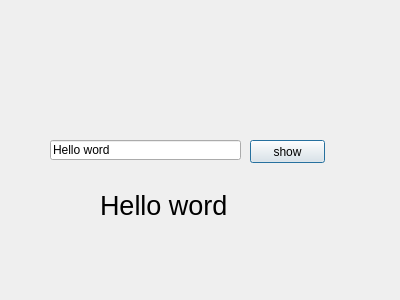
<?xml version="1.0" encoding="UTF-8"?>
<ui version="4.0">
 <class>Dialog</class>
 <widget class="QDialog" name="Dialog">
  <property name="geometry">
   <rect>
    <x>0</x>
    <y>0</y>
    <width>400</width>
    <height>300</height>
   </rect>
  </property>
  <property name="windowTitle">
   <string>Dialog</string>
  </property>
  <widget class="QPushButton" name="pushButton">
   <property name="geometry">
    <rect>
     <x>250</x>
     <y>140</y>
     <width>75</width>
     <height>23</height>
    </rect>
   </property>
   <property name="text">
    <string>show</string>
   </property>
  </widget>
  <widget class="QLineEdit" name="lineEdit">
   <property name="geometry">
    <rect>
     <x>50</x>
     <y>140</y>
     <width>191</width>
     <height>20</height>
    </rect>
   </property>
   <property name="text">
    <string>Hello word</string>
   </property>
  </widget>
  <widget class="QLabel" name="label">
   <property name="geometry">
    <rect>
     <x>100</x>
     <y>180</y>
     <width>201</width>
     <height>51</height>
    </rect>
   </property>
   <property name="font">
    <font>
     <pointsize>20</pointsize>
    </font>
   </property>
   <property name="text">
    <string>Hello word</string>
   </property>
  </widget>
 </widget>
 <resources/>
 <connections/>
</ui>
